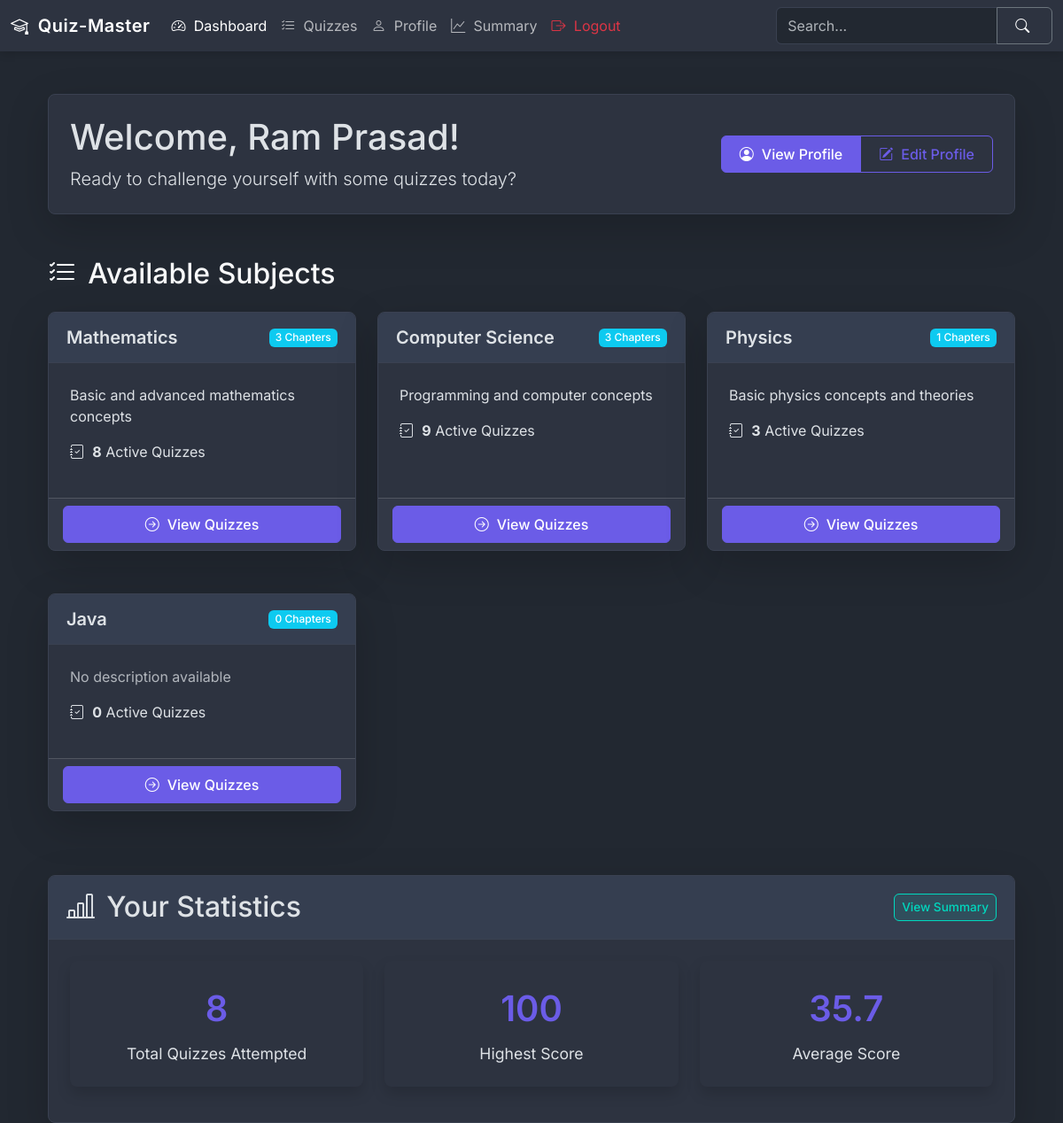
The page /dashboard (signed in) on the database its author committed.
### models.py (models this page shows)
class User(db.Model):
    id = db.Column(db.Integer, primary_key=True)
    email = db.Column(db.String(30), unique=True, nullable=False)
    password = db.Column(db.String(256), nullable=False)
    fullName = db.Column(db.String(50))
    qualification = db.Column(db.String(50))
    dob = db.Column(db.DateTime)  # Changed from String to DateTime
    created_at = db.Column(db.DateTime, default=datetime.now(timezone.utc))
    quiz_attempts = db.relationship('QuizAttempt', backref='user', lazy=True)
    scores = db.relationship('Score', backref='user', lazy=True)

class Subject(db.Model):
    id = db.Column(db.Integer, primary_key=True)
    name = db.Column(db.String(50), unique=True, nullable=False, index=True)
    description = db.Column(db.Text)
    created_at = db.Column(db.DateTime, default=datetime.now(timezone.utc))
    updated_at = db.Column(db.DateTime, default=datetime.now(timezone.utc), onupdate=datetime.now(timezone.utc))
    chapters = db.relationship('Chapter', backref='subject', lazy=True)

### routes/user_routes.py (the view)
@app.route('/dashboard')
@login_required
def dashboard():
    user_id = session.get('user_id')
    user = User.query.get(user_id)
    now = datetime.now(timezone.utc)
    subjects = Subject.query.all()
    subject_quiz_counts = {}  # Dictionary to store active quiz counts by subject
    for subject in subjects:
        subject.chapters = Chapter.query.filter_by(subject_id=subject.id).all()
        active_quiz_count = 0
        for chapter in subject.chapters:
            chapter.quizzes = Quiz.query.filter_by(chapter_id=chapter.id).all()
            for quiz in chapter.quizzes:
                if quiz.start_date and quiz.start_date.tzinfo is None:
                    db.session.query(Quiz).filter_by(id=quiz.id).update({
                        'start_date': quiz.start_date.replace(tzinfo=timezone.utc)
                    })
                if quiz.end_date and quiz.end_date.tzinfo is None:
                    db.session.query(Quiz).filter_by(id=quiz.id).update({
                        'end_date': quiz.end_date.replace(tzinfo=timezone.utc)
                    })
                if quiz.is_active:
                    active_quiz_count += 1
            if any(quiz.start_date.tzinfo is None for quiz in chapter.quizzes if quiz.start_date) or \
               any(quiz.end_date.tzinfo is None for quiz in chapter.quizzes if quiz.end_date):
                db.session.commit()
                chapter.quizzes = Quiz.query.filter_by(chapter_id=chapter.id).all()
        subject_quiz_counts[subject.id] = active_quiz_count
    highest_score = db.session.query(db.func.max(Score.total_scored)).filter_by(user_id=user_id).scalar()
    average_score = db.session.query(db.func.avg(Score.total_scored)).filter_by(user_id=user_id).scalar()
    total_quizzes = QuizAttempt.query.filter_by(user_id=user_id).count()
    recent_scores = Score.query.filter_by(user_id=user_id)\
        .order_by(Score.created_at.desc())\
        .limit(5)\
        .all()
    recent_attempts = []
    for score in recent_scores:
        quiz = Quiz.query.get(score.quiz_id)
        if quiz:
            recent_attempts.append({
                'quiz_name': quiz.name,
                'score': float(score.total_scored),
                'passed': score.passed,
                'attempt_number': score.attempt_number,
                'date': score.created_at.strftime('%Y-%m-%d')
            })
    stats = {
        'total_quizzes': total_quizzes,
        'highest_score': highest_score,
        'average_score': average_score,
        'recent_attempts': recent_attempts
    }
    import json
    stats['recent_attempts'] = json.dumps(recent_attempts)
    return render_template('user/user_dashboard.html',
                          subjects=subjects,
                          user=user,
                          stats=stats,
                          subject_quiz_counts=subject_quiz_counts,
                          datetime=datetime,
                          timezone=timezone,
                          now=now)

### utils.py (called while the page is built)
def login_required(f):
    @wraps(f)
    def decorated_function(*args, **kwargs):
        if 'user_id' not in session:
            flash('Please login first!', 'danger')
            return redirect(url_for('login'))
        return f(*args, **kwargs)
    return decorated_function

### templates/user/user_dashboard.html (shortened to what this page needs)
{% extends 'base.html' %}
{% set active_dashboard = true %}
{% block content %}
<div class="container mt-5">
    <div class="card shadow-lg mb-5">
        <div class="card-body p-4">
            <div class="row align-items-center">
                <div class="col-md-8">
                    <h1 class="mb-2">Welcome, {{user.fullName}}!</h1>
                    <p class="lead mb-0">Ready to challenge yourself with some quizzes today?</p>
                </div>
                <div class="col-md-4 text-md-end mt-3 mt-md-0">
                    <div class="btn-group">
                        <a href="{{ url_for('user_profile') }}" class="btn btn-primary">
                            <i class="bi bi-person-circle"></i> View Profile
                        </a>
                        <a href="{{ url_for('edit_profile') }}" class="btn btn-outline-primary">
                            <i class="bi bi-pencil-square"></i> Edit Profile
                        </a>
                    </div>
                </div>
            </div>
        </div>
    </div>
    {% if subjects %}
    <h2 class="mb-4"><i class="bi bi-list-check"></i> Available Subjects</h2>
    <div class="row g-4">
        {% for subject in subjects %}
        <div class="col-md-4 mb-4">
            <div class="card h-100 shadow-lg">
                <div class="card-header d-flex justify-content-between align-items-center">
                    <h3 class="card-title mb-0 fs-5">{{ subject.name }}</h3>
                    <span class="badge bg-info">{{ subject.chapters|length }} Chapters</span>
                </div>
                <div class="card-body">
                    {% if subject.description %}
                    <p>{{ subject.description }}</p>
                    {% else %}
                    <p class="text-muted">No description available</p>
                    {% endif %}
                    <div class="mt-3">
                        <p><i class="bi bi-journal-check"></i> <strong>{{ subject_quiz_counts[subject.id] }}</strong> Active Quizzes</p>
                    </div>
                </div>
                <div class="card-footer">
                    <a href="{{ url_for('user_quizzes', subject_id=subject.id) }}" class="btn btn-primary w-100">
                        <i class="bi bi-arrow-right-circle"></i> View Quizzes
                    </a>
                </div>
            </div>
        </div>
        {% endfor %}
    </div>
    {% else %}
    <div class="alert alert-info mb-5 text-center">
        <h3><i class="bi bi-info-circle"></i> No subjects available at the moment</h3>
        <p>Check back later for new content!</p>
    </div>
    {% endif %}
    <div class="card shadow-lg mt-5">
        <div class="card-header d-flex justify-content-between align-items-center">
            <h2 class="mb-0"><i class="bi bi-bar-chart-line"></i> Your Statistics</h2>
            <a href="{{ url_for('user_summary') }}" class="btn btn-sm action-btn action-btn-add">View Summary</a>
        </div>
        <div class="card-body p-4">
            <div class="row">
                <div class="col-md-4 mb-3">
                    <div class="card stat-card h-100 border-0 shadow">
                        <div class="stat-value">{{ stats.total_quizzes or 0 }}</div>
                        <div class="stat-label">Total Quizzes Attempted</div>
                    </div>
                </div>
                <div class="col-md-4 mb-3">
                    <div class="card stat-card h-100 border-0 shadow">
                        <div class="stat-value">{{ stats.highest_score or 'N/A' }}</div>
                        <div class="stat-label">Highest Score</div>
                    </div>
                </div>
                <div class="col-md-4 mb-3">
                    <div class="card stat-card h-100 border-0 shadow">
                        <div class="stat-value">{{ "%.1f"|format(stats.average_score or 0) }}</div>
                        <div class="stat-label">Average Score</div>
                    </div>
                </div>
            </div>
        </div>
    </div>
</div>
{% endblock %}

### static/css/style.css (style rules this page uses)
:root { --primary-color: #6b5ce7; --primary-light: rgba(107, 92, 231, 0.1); --secondary-color: #00d9bf; --secondary-light: rgba(0, 217, 191, 0.1); --danger-color: #ff6b6b; --danger-light: rgba(255, 107, 107, 0.1); --success-color: #2ecc71; --success-light: rgba(46, 204, 113, 0.1); --dark-bg: #222831; --card-bg: #2d3340; --card-header-bg: #353e50; --text-primary: #f8f9fa; --text-secondary: #b4b6bc; --text-muted: #999aa2; --border-color: #3a4151; }
body { font-family: 'Inter', 'Segoe UI', Roboto, Oxygen, Ubuntu, Cantarell, 'Open Sans', 'Helvetica Neue', sans-serif; background-color: var(--dark-bg); color: var(--text-primary); }
.card { background-color: var(--card-bg); border: 1px solid var(--border-color); box-shadow: 0 4px 12px rgba(0, 0, 0, 0.1); transition: transform 0.2s, box-shadow 0.2s; border-radius: 8px; overflow: hidden; }
.card-header { background-color: var(--card-header-bg); border-bottom: 1px solid var(--border-color); padding: 1rem 1.25rem; }
.card-body { padding: 1.5rem; }
.card-title { font-weight: 600; margin-bottom: 1rem; }
.btn { border-radius: 6px; font-weight: 500; padding: 0.5rem 1.25rem; transition: all 0.2s; }
.btn-primary { background-color: var(--primary-color); border-color: var(--primary-color); }
.btn-outline-primary { color: var(--primary-color); border-color: var(--primary-color); }
.bi { margin-right: 0.3rem; }
.action-btn { padding: 0.25rem 0.5rem; font-size: 0.85rem; }
.action-btn-add { color: var(--secondary-color); background-color: var(--secondary-light); border: 1px solid var(--secondary-color); }
.badge { padding: 0.4em 0.6em; font-weight: 500; }
.stat-card { text-align: center; padding: 1.5rem; }
.stat-value { font-size: 2.5rem; font-weight: 600; color: var(--primary-color); }
.stat-label { font-size: 1.1rem; color: var (--text-secondary); margin-top: 0.5rem; }

### rows shown on the page
User: fullName "Ram Prasad"
Subject: name "Mathematics", chapters|length "3", description "Basic and advanced mathematics concepts", subject_quiz_counts "8"
Subject: name "Computer Science", chapters|length "3", description "Programming and computer concepts", subject_quiz_counts "9"
Subject: name "Physics", chapters|length "1", description "Basic physics concepts and theories", id "3"
Subject: name "Java", chapters|length "0", description "No description available", subject_quiz_counts "0"

### other values the page prints
{{ stats.total_quizzes or 0 }} "8"
{{ stats.highest_score or 'N/A' }} "100"
{{ "%.1f"|format(stats.average_score or 0) }} "35.7"
